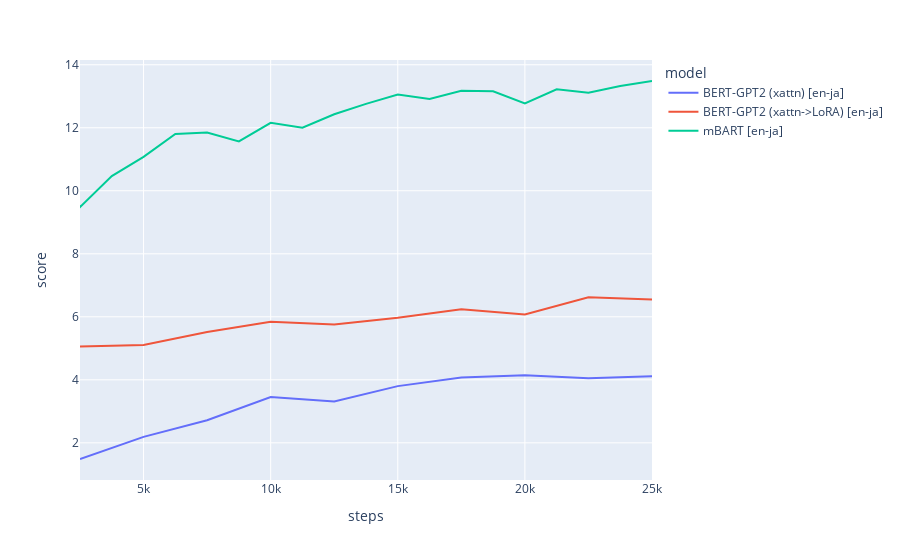

Source (notebook cell):
### Markdown cell above
#### BERT-GPT2 vs mBART

### Code cell
px.line(
    convert_to_df_0(load_scores("flores_dev.json")), 
    x="steps", y="score", color="model", range_x=(2500, 25000), # range_y=(9, 15)
)

### Figure 1 — Plotly figure (JSON) as saved in the notebook; plotly's stock layout.template omitted (floating-point values rounded to 4 significant figures)
{"data": [{"hovertemplate": "model=BERT-GPT2 (xattn) [en-ja]<br>steps=%{x}<br>score=%{y}<extra></extra>", "legendgroup": "BERT-GPT2 (xattn) [en-ja]", "line": {"color": "#636efa", "dash": "solid"}, "marker": {"symbol": "circle"}, "mode": "lines", "name": "BERT-GPT2 (xattn) [en-ja]", "orientation": "v", "showlegend": true, "type": "scatter", "x": [2500, 5000, 7500, 10000, 12500, 15000, 17500, 20000, 22500, 25000], "xaxis": "x", "y": [1.487, 2.189, 2.718, 3.452, 3.31, 3.8, 4.075, 4.144, 4.05, 4.112], "yaxis": "y"}, {"hovertemplate": "model=BERT-GPT2 (xattn->LoRA) [en-ja]<br>steps=%{x}<br>score=%{y}<extra></extra>", "legendgroup": "BERT-GPT2 (xattn->LoRA) [en-ja]", "line": {"color": "#EF553B", "dash": "solid"}, "marker": {"symbol": "circle"}, "mode": "lines", "name": "BERT-GPT2 (xattn->LoRA) [en-ja]", "orientation": "v", "showlegend": true, "type": "scatter", "x": [2500, 5000, 7500, 10000, 12500, 15000, 17500, 20000, 22500, 25000], "xaxis": "x", "y": [5.057, 5.104, 5.515, 5.841, 5.758, 5.971, 6.241, 6.071, 6.622, 6.55], "yaxis": "y"}, {"hovertemplate": "model=mBART [en-ja]<br>steps=%{x}<br>score=%{y}<extra></extra>", "legendgroup": "mBART [en-ja]", "line": {"color": "#00cc96", "dash": "solid"}, "marker": {"symbol": "circle"}, "mode": "lines", "name": "mBART [en-ja]", "orientation": "v", "showlegend": true, "type": "scatter", "x": [1250, 2500, 3750, 5000, 6250, 7500, 8750, 10000, 11250, 12500, 13750, 15000, 16250, 17500, 18750, 20000, 21250, 22500, 23750, 25000], "xaxis": "x", "y": [12.04, 9.481, 10.47, 11.07, 11.8, 11.85, 11.57, 12.16, 12.0, 12.43, 12.76, 13.05, 12.91, 13.17, 13.16, 12.77, 13.22, 13.11, 13.32, 13.48], "yaxis": "y"}], "layout": {"legend": {"title": {"text": "model"}, "tracegroupgap": 0}, "margin": {"t": 60}, "xaxis": {"anchor": "y", "domain": [0, 1], "range": [2500, 25000], "title": {"text": "steps"}}, "yaxis": {"anchor": "x", "domain": [0, 1], "title": {"text": "score"}}}}
